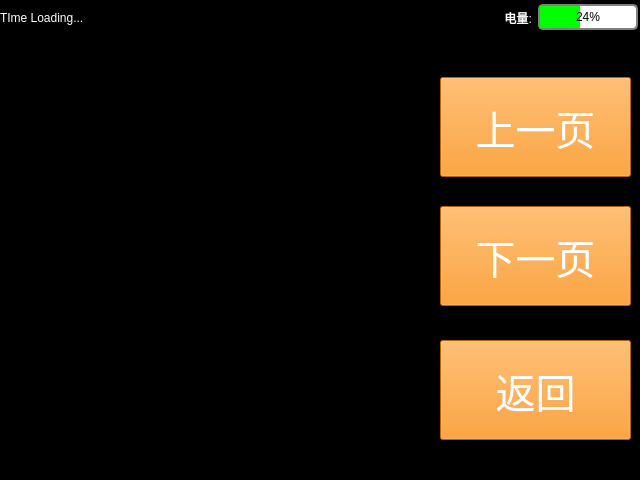
<?xml version="1.0" encoding="UTF-8"?>
<ui version="4.0">
 <class>VideosViewerWindow</class>
 <widget class="QMainWindow" name="VideosViewerWindow">
  <property name="geometry">
   <rect>
    <x>0</x>
    <y>0</y>
    <width>640</width>
    <height>480</height>
   </rect>
  </property>
  <property name="windowTitle">
   <string>MainWindow</string>
  </property>
  <widget class="QWidget" name="centralwidget">
   <widget class="QWidget" name="hor_1" native="true">
    <property name="geometry">
     <rect>
      <x>0</x>
      <y>0</y>
      <width>640</width>
      <height>35</height>
     </rect>
    </property>
    <property name="styleSheet">
     <string notr="true">background-color:black;color:white</string>
    </property>
    <layout class="QHBoxLayout" name="horizontalLayout">
     <item>
      <widget class="QLabel" name="datetime">
       <property name="minimumSize">
        <size>
         <width>200</width>
         <height>0</height>
        </size>
       </property>
       <property name="maximumSize">
        <size>
         <width>200</width>
         <height>16777215</height>
        </size>
       </property>
       <property name="text">
        <string>TIme Loading...</string>
       </property>
      </widget>
     </item>
     <item>
      <widget class="QLabel" name="tips">
       <property name="minimumSize">
        <size>
         <width>280</width>
         <height>0</height>
        </size>
       </property>
       <property name="maximumSize">
        <size>
         <width>280</width>
         <height>16777215</height>
        </size>
       </property>
       <property name="text">
        <string/>
       </property>
      </widget>
     </item>
     <item>
      <widget class="QLabel" name="battery">
       <property name="minimumSize">
        <size>
         <width>40</width>
         <height>0</height>
        </size>
       </property>
       <property name="maximumSize">
        <size>
         <width>40</width>
         <height>16777215</height>
        </size>
       </property>
       <property name="text">
        <string>电量:</string>
       </property>
       <property name="alignment">
        <set>Qt::AlignRight|Qt::AlignTrailing|Qt::AlignVCenter</set>
       </property>
      </widget>
     </item>
     <item>
      <widget class="QProgressBar" name="progressBar">
       <property name="minimumSize">
        <size>
         <width>100</width>
         <height>0</height>
        </size>
       </property>
       <property name="maximumSize">
        <size>
         <width>100</width>
         <height>16777215</height>
        </size>
       </property>
       <property name="styleSheet">
        <string notr="true">QProgressBar {   color:black;border: 2px solid grey;   border-radius: 5px;   background-color: #FFFFFF;}QProgressBar::chunk {   background-color: #00FF00;   width: 20px;}QProgressBar {   border: 2px solid grey;   border-radius: 5px;   text-align: center;}</string>
       </property>
       <property name="value">
        <number>24</number>
       </property>
      </widget>
     </item>
    </layout>
   </widget>
   <widget class="QWidget" name="horizontalWidget" native="true">
    <property name="geometry">
     <rect>
      <x>0</x>
      <y>35</y>
      <width>640</width>
      <height>445</height>
     </rect>
    </property>
    <property name="styleSheet">
     <string notr="true">background-color:black;color:white</string>
    </property>
    <layout class="QHBoxLayout" name="horizontalLayout_2">
     <item>
      <widget class="QWidget" name="vw_1" native="true">
       <layout class="QVBoxLayout" name="verticalLayout">
        <item>
         <widget class="QLabel" name="photoLabel_1">
          <property name="minimumSize">
           <size>
            <width>160</width>
            <height>90</height>
           </size>
          </property>
          <property name="maximumSize">
           <size>
            <width>160</width>
            <height>90</height>
           </size>
          </property>
          <property name="text">
           <string/>
          </property>
         </widget>
        </item>
        <item>
         <widget class="QLabel" name="textLabel_1">
          <property name="minimumSize">
           <size>
            <width>0</width>
            <height>20</height>
           </size>
          </property>
          <property name="maximumSize">
           <size>
            <width>16777215</width>
            <height>20</height>
           </size>
          </property>
          <property name="text">
           <string/>
          </property>
          <property name="alignment">
           <set>Qt::AlignCenter</set>
          </property>
         </widget>
        </item>
        <item>
         <widget class="QLabel" name="photoLabel_2">
          <property name="minimumSize">
           <size>
            <width>160</width>
            <height>90</height>
           </size>
          </property>
          <property name="maximumSize">
           <size>
            <width>160</width>
            <height>90</height>
           </size>
          </property>
          <property name="text">
           <string/>
          </property>
         </widget>
        </item>
        <item>
         <widget class="QLabel" name="textLabel_2">
          <property name="minimumSize">
           <size>
            <width>0</width>
            <height>20</height>
           </size>
          </property>
          <property name="maximumSize">
           <size>
            <width>16777215</width>
            <height>20</height>
           </size>
          </property>
          <property name="text">
           <string/>
          </property>
          <property name="alignment">
           <set>Qt::AlignCenter</set>
          </property>
         </widget>
        </item>
        <item>
         <widget class="QLabel" name="photoLabel_3">
          <property name="minimumSize">
           <size>
            <width>160</width>
            <height>90</height>
           </size>
          </property>
          <property name="maximumSize">
           <size>
            <width>160</width>
            <height>90</height>
           </size>
          </property>
          <property name="text">
           <string/>
          </property>
         </widget>
        </item>
        <item>
         <widget class="QLabel" name="textLabel_3">
          <property name="minimumSize">
           <size>
            <width>0</width>
            <height>20</height>
           </size>
          </property>
          <property name="maximumSize">
           <size>
            <width>16777215</width>
            <height>20</height>
           </size>
          </property>
          <property name="text">
           <string/>
          </property>
          <property name="alignment">
           <set>Qt::AlignCenter</set>
          </property>
         </widget>
        </item>
       </layout>
      </widget>
     </item>
     <item>
      <widget class="QWidget" name="verticalWidget_3" native="true">
       <layout class="QVBoxLayout" name="vw_2">
        <item>
         <widget class="QLabel" name="photoLabel_4">
          <property name="minimumSize">
           <size>
            <width>160</width>
            <height>90</height>
           </size>
          </property>
          <property name="maximumSize">
           <size>
            <width>160</width>
            <height>90</height>
           </size>
          </property>
          <property name="text">
           <string/>
          </property>
         </widget>
        </item>
        <item>
         <widget class="QLabel" name="textLabel_4">
          <property name="minimumSize">
           <size>
            <width>0</width>
            <height>20</height>
           </size>
          </property>
          <property name="maximumSize">
           <size>
            <width>16777215</width>
            <height>20</height>
           </size>
          </property>
          <property name="text">
           <string/>
          </property>
          <property name="alignment">
           <set>Qt::AlignCenter</set>
          </property>
         </widget>
        </item>
        <item>
         <widget class="QLabel" name="photoLabel_5">
          <property name="minimumSize">
           <size>
            <width>160</width>
            <height>90</height>
           </size>
          </property>
          <property name="maximumSize">
           <size>
            <width>160</width>
            <height>90</height>
           </size>
          </property>
          <property name="text">
           <string/>
          </property>
         </widget>
        </item>
        <item>
         <widget class="QLabel" name="textLabel_5">
          <property name="minimumSize">
           <size>
            <width>0</width>
            <height>20</height>
           </size>
          </property>
          <property name="maximumSize">
           <size>
            <width>16777215</width>
            <height>20</height>
           </size>
          </property>
          <property name="text">
           <string/>
          </property>
          <property name="alignment">
           <set>Qt::AlignCenter</set>
          </property>
         </widget>
        </item>
        <item>
         <widget class="QLabel" name="photoLabel_6">
          <property name="minimumSize">
           <size>
            <width>160</width>
            <height>90</height>
           </size>
          </property>
          <property name="maximumSize">
           <size>
            <width>160</width>
            <height>90</height>
           </size>
          </property>
          <property name="text">
           <string/>
          </property>
         </widget>
        </item>
        <item>
         <widget class="QLabel" name="textLabel_6">
          <property name="minimumSize">
           <size>
            <width>0</width>
            <height>20</height>
           </size>
          </property>
          <property name="maximumSize">
           <size>
            <width>16777215</width>
            <height>20</height>
           </size>
          </property>
          <property name="text">
           <string/>
          </property>
          <property name="alignment">
           <set>Qt::AlignCenter</set>
          </property>
         </widget>
        </item>
       </layout>
      </widget>
     </item>
     <item>
      <widget class="QWidget" name="verticalWidget_2" native="true">
       <layout class="QVBoxLayout" name="vw_3">
        <item>
         <widget class="QPushButton" name="preButton">
          <property name="enabled">
           <bool>true</bool>
          </property>
          <property name="minimumSize">
           <size>
            <width>160</width>
            <height>100</height>
           </size>
          </property>
          <property name="maximumSize">
           <size>
            <width>10000</width>
            <height>90</height>
           </size>
          </property>
          <property name="font">
           <font>
            <pointsize>30</pointsize>
           </font>
          </property>
          <property name="styleSheet">
           <string notr="true">color:white;background-color:#FF8C00</string>
          </property>
          <property name="text">
           <string>上一页</string>
          </property>
         </widget>
        </item>
        <item>
         <widget class="QPushButton" name="nextButton">
          <property name="minimumSize">
           <size>
            <width>160</width>
            <height>100</height>
           </size>
          </property>
          <property name="font">
           <font>
            <pointsize>30</pointsize>
           </font>
          </property>
          <property name="styleSheet">
           <string notr="true">color:white;background-color:#FF8C00</string>
          </property>
          <property name="text">
           <string>下一页</string>
          </property>
         </widget>
        </item>
        <item>
         <widget class="QPushButton" name="returnButton">
          <property name="minimumSize">
           <size>
            <width>160</width>
            <height>100</height>
           </size>
          </property>
          <property name="font">
           <font>
            <pointsize>30</pointsize>
           </font>
          </property>
          <property name="styleSheet">
           <string notr="true">color:white;background-color:#FF8C00</string>
          </property>
          <property name="text">
           <string>返回</string>
          </property>
         </widget>
        </item>
       </layout>
      </widget>
     </item>
    </layout>
   </widget>
  </widget>
 </widget>
 <resources/>
 <connections/>
</ui>
